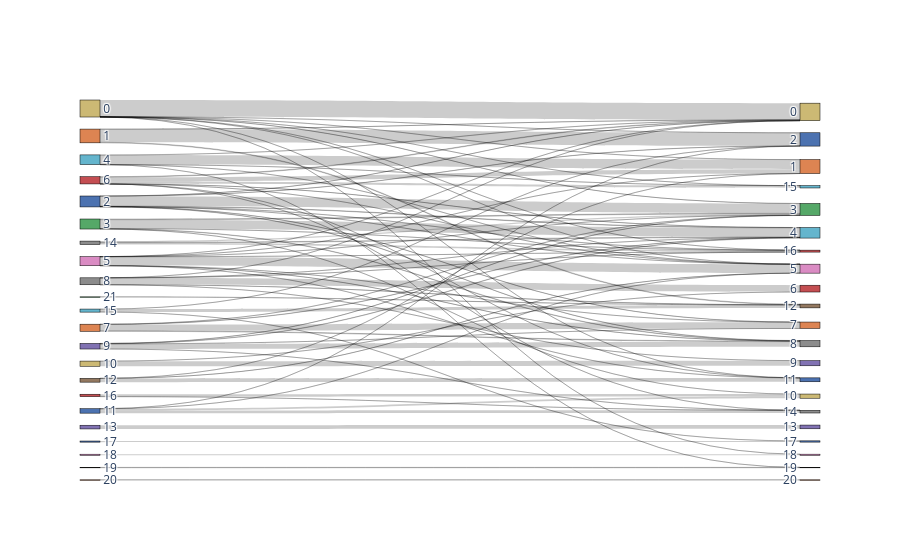
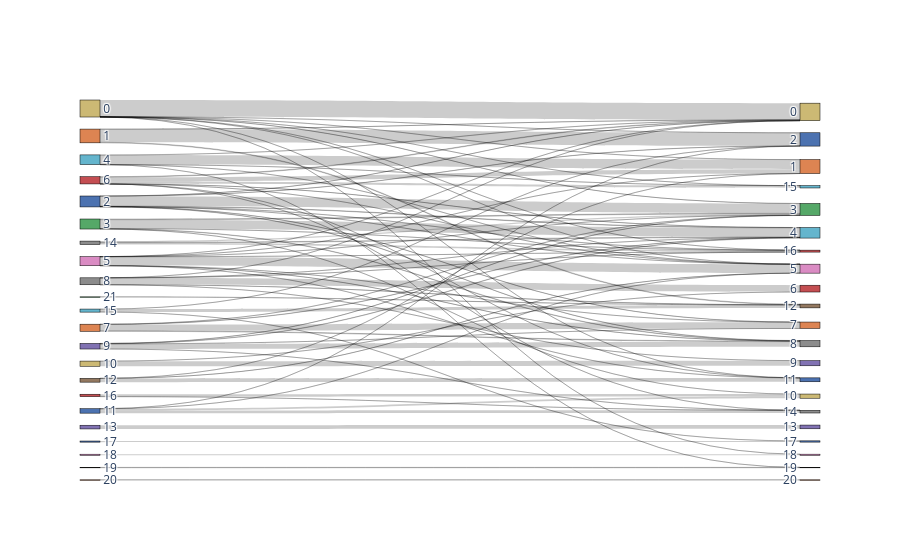

Notebook cell for these charts, in order:
### Code cell
bc.tl.report(adata_pred=adata, celltype='leiden_std', method='regress_out_before_hvg_selection', analysis_name=analysis_name,
                        test_dataset='adata_new', name_prediction='leiden', name_report='compare_leiden', use_raw=False,
                        remove_nonshared=False, clustering='leiden', asymmetric_matrix=True, delimiter='\t', verbose=True)

### Figure 1 — Plotly figure (JSON) as saved in the notebook; plotly's stock layout.template omitted (floating-point values rounded to 4 significant figures)
{"data": [{"link": {"source": [1, 1, 1, 3, 3, 3, 3, 3, 5, 5, 5, 5, 5, 5, 5, 5, 14, 14, 14, 16, 16, 8, 8, 8, 8, 8, 8, 6, 6, 6, 6, 6, 6, 6, 11, 11, 11, 11, 7, 7, 7, 7, 12, 12, 12, 13, 17, 10, 10, 9, 9, 9, 9, 9, 18, 2, 2, 2, 2, 2, 2, 2, 2, 0, 0, 0, 0, 0, 0, 0, 0, 0, 20, 19, 15, 15, 15, 4, 4, 4, 4, 4, 21], "target": [34, 24, 22, 26, 38, 32, 25, 30, 27, 38, 29, 33, 25, 30, 23, 22, 26, 38, 25, 32, 36, 34, 26, 38, 28, 31, 22, 26, 27, 37, 33, 36, 23, 22, 27, 32, 24, 36, 26, 29, 25, 30, 27, 33, 23, 35, 39, 28, 31, 26, 29, 25, 30, 36, 40, 26, 27, 38, 24, 29, 25, 30, 22, 27, 38, 24, 37, 33, 25, 23, 22, 40, 42, 41, 34, 24, 39, 27, 37, 23, 22, 41, 34], "value": [43, 885, 3, 604, 1, 1, 48, 24, 599, 1, 2, 8, 4, 2, 1, 2, 41, 117, 76, 163, 1, 8, 1, 1, 457, 2, 1, 1, 2, 155, 1, 1, 294, 39, 1, 119, 1, 180, 16, 422, 9, 37, 1, 255, 3, 252, 76, 3, 348, 21, 3, 8, 347, 1, 73, 30, 1, 10, 12, 8, 663, 14, 2, 3, 3, 1, 3, 1, 3, 7, 1129, 1, 13, 27, 195, 3, 9, 1, 2, 641, 10, 1, 11]}, "node": {"color": ["#ccb974", "#dd8452", "#4c72b0", "#55a868", "#64b5cd", "#da8bc3", "#c44e52", "#dd8452", "#8c8c8c", "#8172b3", "#ccb974", "#4c72b0", "#937860", "#8172b3", "#8c8c8c", "#64b5cd", "#c44e52", "#4c72b0", "#da8bc3", "#937860", "#dd8452", "#55a868", "#ccb974", "#dd8452", "#4c72b0", "#55a868", "#64b5cd", "#da8bc3", "#c44e52", "#dd8452", "#8c8c8c", "#8172b3", "#ccb974", "#4c72b0", "#937860", "#8172b3", "#8c8c8c", "#64b5cd", "#c44e52", "#4c72b0", "#da8bc3", "#937860", "#dd8452"], "label": ["0", "1", "2", "3", "4", "5", "6", "7", "8", "9", "10", "11", "12", "13", "14", "15", "16", "17", "18", "19", "20", "21", "0", "1", "2", "3", "4", "5", "6", "7", "8", "9", "10", "11", "12", "13", "14", "15", "16", "17", "18", "19", "20"], "line": {"color": "black", "width": 0.5}, "pad": 15, "thickness": 20}, "type": "sankey"}], "layout": {}}

### Figure 2 — Plotly figure (JSON) as saved in the notebook; plotly's stock layout.template omitted (floating-point values rounded to 4 significant figures)
{"data": [{"link": {"source": [1, 1, 1, 3, 3, 3, 3, 3, 5, 5, 5, 5, 5, 5, 5, 5, 14, 14, 14, 16, 16, 8, 8, 8, 8, 8, 8, 6, 6, 6, 6, 6, 6, 6, 11, 11, 11, 11, 7, 7, 7, 7, 12, 12, 12, 13, 17, 10, 10, 9, 9, 9, 9, 9, 18, 2, 2, 2, 2, 2, 2, 2, 2, 0, 0, 0, 0, 0, 0, 0, 0, 0, 20, 19, 15, 15, 15, 4, 4, 4, 4, 4, 21], "target": [34, 24, 22, 26, 38, 32, 25, 30, 27, 38, 29, 33, 25, 30, 23, 22, 26, 38, 25, 32, 36, 34, 26, 38, 28, 31, 22, 26, 27, 37, 33, 36, 23, 22, 27, 32, 24, 36, 26, 29, 25, 30, 27, 33, 23, 35, 39, 28, 31, 26, 29, 25, 30, 36, 40, 26, 27, 38, 24, 29, 25, 30, 22, 27, 38, 24, 37, 33, 25, 23, 22, 40, 42, 41, 34, 24, 39, 27, 37, 23, 22, 41, 34], "value": [43, 885, 3, 604, 1, 1, 48, 24, 599, 1, 2, 8, 4, 2, 1, 2, 41, 117, 76, 163, 1, 8, 1, 1, 457, 2, 1, 1, 2, 155, 1, 1, 294, 39, 1, 119, 1, 180, 16, 422, 9, 37, 1, 255, 3, 252, 76, 3, 348, 21, 3, 8, 347, 1, 73, 30, 1, 10, 12, 8, 663, 14, 2, 3, 3, 1, 3, 1, 3, 7, 1129, 1, 13, 27, 195, 3, 9, 1, 2, 641, 10, 1, 11]}, "node": {"color": ["#ccb974", "#dd8452", "#4c72b0", "#55a868", "#64b5cd", "#da8bc3", "#c44e52", "#dd8452", "#8c8c8c", "#8172b3", "#ccb974", "#4c72b0", "#937860", "#8172b3", "#8c8c8c", "#64b5cd", "#c44e52", "#4c72b0", "#da8bc3", "#937860", "#dd8452", "#55a868", "#ccb974", "#dd8452", "#4c72b0", "#55a868", "#64b5cd", "#da8bc3", "#c44e52", "#dd8452", "#8c8c8c", "#8172b3", "#ccb974", "#4c72b0", "#937860", "#8172b3", "#8c8c8c", "#64b5cd", "#c44e52", "#4c72b0", "#da8bc3", "#937860", "#dd8452"], "label": ["0", "1", "2", "3", "4", "5", "6", "7", "8", "9", "10", "11", "12", "13", "14", "15", "16", "17", "18", "19", "20", "21", "0", "1", "2", "3", "4", "5", "6", "7", "8", "9", "10", "11", "12", "13", "14", "15", "16", "17", "18", "19", "20"], "line": {"color": "black", "width": 0.5}, "pad": 15, "thickness": 20}, "type": "sankey"}], "layout": {}}
